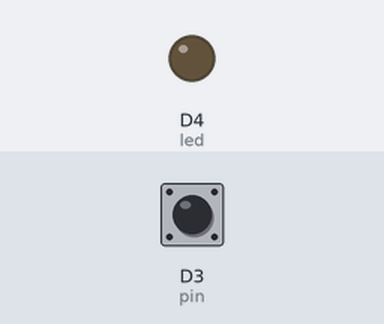
Simulated run of this sketch. Board: ESP8266 (NodeMCU). Shown: output pins drawn as LEDs (lit = HIGH). The test bench sets the inputs (shaded band); at power-on: D3 (pin) HIGH.

Above: at 1.2 s.
1.3 s: D3 (pin) pulled LOW for 0.15 s
At 2.5 s:
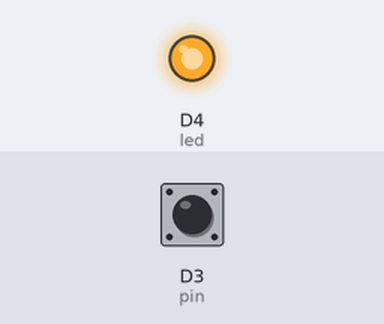
2.9 s: D3 (pin) pulled LOW for 1 s
At 3.7 s:
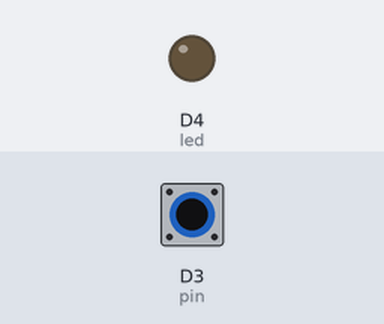
5.4 s: D3 (pin) pulled LOW for 3.2 s
At 6.8 s:
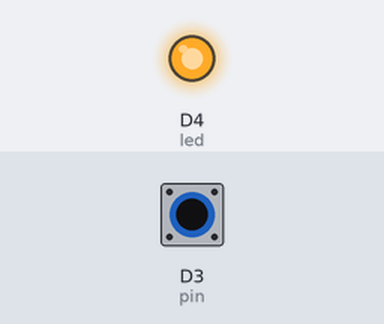
Timing chart, 0 to 8.4 s (numbered marks = the images above; inputs shaded):
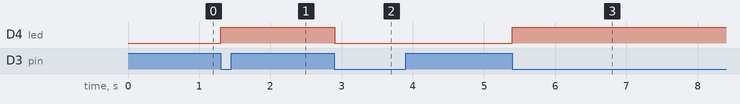

The sketch:

node_mcu_toggle_built_in_led_using_flash_button.ino
```cpp
int pin=D3;
int led=D4;
boolean flg=true;
boolean led_flg=false;

void setup()
{
  Serial.begin(115200);
  pinMode(pin,INPUT_PULLUP);
  pinMode(led,OUTPUT);
  digitalWrite(pin,HIGH);
}

void loop()
{
  interruptFunction();
}

void interruptFunction()
{
  boolean cflg=(digitalRead(pin)==LOW);
  if(flg==cflg)
  {
    return;
  }
  flg=cflg;
  if(flg)
  {
    toggleLed();
  }
}

void toggleLed()
{
  led_flg=!led_flg;
  if(led_flg)
  {
    digitalWrite(led,HIGH);
  }
  else
  {
    digitalWrite(led,LOW);
  }
}
```

Measured:
- after the input at 1.3 s, D4 (led): LOW → HIGH at once
- after the input at 2.9 s, D4 (led): HIGH → LOW at once
- after the input at 5.4 s, D4 (led): LOW → HIGH at once
